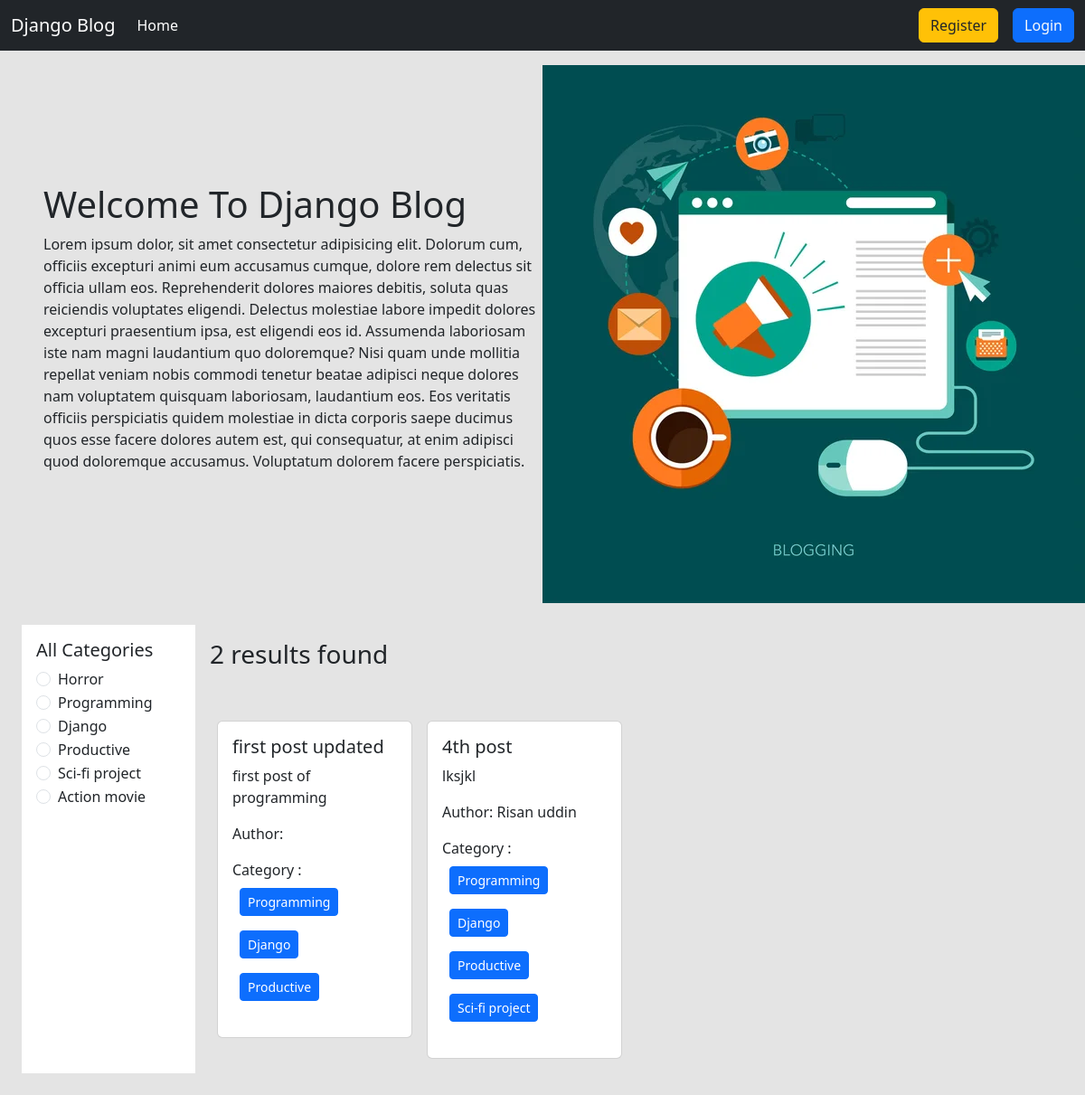
The page / on the database its author committed.
### categories/models.py (models this page shows, shortened)
class Category(models.Model):
    name = models.CharField(max_length=100)
    slug = models.SlugField(max_length=100, null=True, blank=True)

### posts/models.py (models this page shows, shortened)
class Post(models.Model):
    title = models.CharField(max_length=100)
    content = models.TextField()
    category = models.ManyToManyField(Category)
    author = models.ForeignKey(User, on_delete=models.CASCADE)

### blog_project/views.py (the view)
# urls.py: 2. Add a URL to urlpatterns:  path('', views.home, name='home')
def home(request, category_slug=None):
    data = Post.objects.all()
    if category_slug is not None:
        category = Category.objects.get(slug=category_slug)
        data = Post.objects.filter(category=category)
    categories = Category.objects.all()
    return render(request, 'home.html', {'data': data, 'categories': categories})

### templates/home.html
{% extends 'base.html' %}
{% load static %}
{% block content %}
  <div class="d-flex flex-wrap px-5 pt-3 align-items-center">
    <div class="col-6">
      <h1>Welcome To Django Blog</h1>
      <p>Lorem ipsum dolor, sit amet consectetur adipisicing elit. Dolorum cum, officiis excepturi animi eum accusamus cumque, dolore rem delectus sit officia ullam eos. Reprehenderit dolores maiores debitis, soluta quas reiciendis voluptates eligendi. Delectus molestiae labore impedit dolores excepturi praesentium ipsa, est eligendi eos id. Assumenda laboriosam iste nam magni laudantium quo doloremque? Nisi quam unde mollitia repellat veniam nobis commodi tenetur beatae adipisci neque dolores nam voluptatem quisquam laboriosam, laudantium eos. Eos veritatis officiis perspiciatis quidem molestiae in dicta corporis saepe ducimus quos esse facere dolores autem est, qui consequatur, at enim adipisci quod doloremque accusamus. Voluptatum dolorem facere perspiciatis.</p>
    </div>
    <div class="col-6">
      <img src="{% static 'home.jpg' %}" />
    </div>
  </div>
  <div class="d-flex flex-wrap p-4">
    <div class="col-2 bg-white p-3">
      <h5>All Categories</h5>
      {% for category in categories %}
        <div class="form-check">
          <input class="form-check-input" type="radio" name="category" id="{{ category.id }}" />
          <label class="form-check-label" for="{{ category.id }}"><a href="{% url 'category_wise_post' category.slug %}" class="text-decoration-none text-dark">{{ category.name }}</a></label>
        </div>
      {% endfor %}
    </div>
    <div class="col-10 p-3">
      <h3>{{ data|length }} results found</h3>
      <div class="d-flex flex-wrap pt-5">
        {% for post in data %}
          <div class="col-sm-3">
            <div class="card mx-2">
              <div class="card-body">
                <h5 class="card-title">{{ post.title }}</h5>
                <p class="card-text">{{ post.content }}</p>
                <p>Author: {{ post.author.first_name }} {{ post.author.last_name }}</p>
                <p>
                  Category :{% for cate in post.category.all %}
                    <button class="btn btn-primary m-2 btn-sm">{{ cate.name }}</button>
                  {% endfor %}
                </p>
              </div>
            </div>
          </div>
        {% endfor %}
      </div>
    </div>
  </div>
{% endblock %}

### templates/base.html (shortened to what this page needs)
<!DOCTYPE html>
<html lang="en">
  <head>
    <link href="https://cdn.jsdelivr.net/npm/bootstrap@5.3.3/dist/css/bootstrap.min.css" rel="stylesheet" />
  </head>
  <body style="background-color: #e4e4e4;">
    <nav class="navbar navbar-expand-lg bg-dark" data-bs-theme="dark">
      <div class="container-fluid">
        <a class="navbar-brand" href="#">Django Blog</a>
        <div class="collapse navbar-collapse" id="navbarSupportedContent">
          <ul class="navbar-nav me-auto mb-2 mb-lg-0">
            <li class="nav-item">
              <a class="nav-link active" aria-current="page" href="{% url 'homepage' %}">Home</a>
            </li>
          </ul>
          <div class="d-flex">
            <ul class="navbar-nav me-auto mb-2 mb-lg-0 gap-3">
              {% if user.is_authenticated %}
                <li class="nav-item">
                  <a class="btn btn-warning text-dark" href="{% url 'profile' %}">Profile</a>
                </li>
                <li class="nav-item">
                  <a class="btn btn-primary text-light" href="{% url "logout" %}">Logout</a>
                </li>
              {% else %}
                <li class="nav-item">
                  <a class="btn btn-warning text-dark" href="{% url 'register' %}">Register</a>
                </li>
                <li class="nav-item">
                  <a class="btn btn-primary text-light" href="{% url 'login' %}">Login</a>
                </li>
              {% endif %}
            </ul>
          </div>
        </div>
      </div>
    </nav>
    {% block content %}
    {% endblock %}
  </body>
</html>

### rows shown on the page
Category: name "Horror"
Category: name "Programming"
Category: name "Django"
Category: name "Productive"
Category: name "Sci-fi project"
Category: name "Action movie"
Post: title "first post updated", content "first post of programming"
Post: title "4th post", content "lksjkl", author.first_name "Risan", author.last_name "uddin"

### other values the page prints
{{ data|length }} "2"
